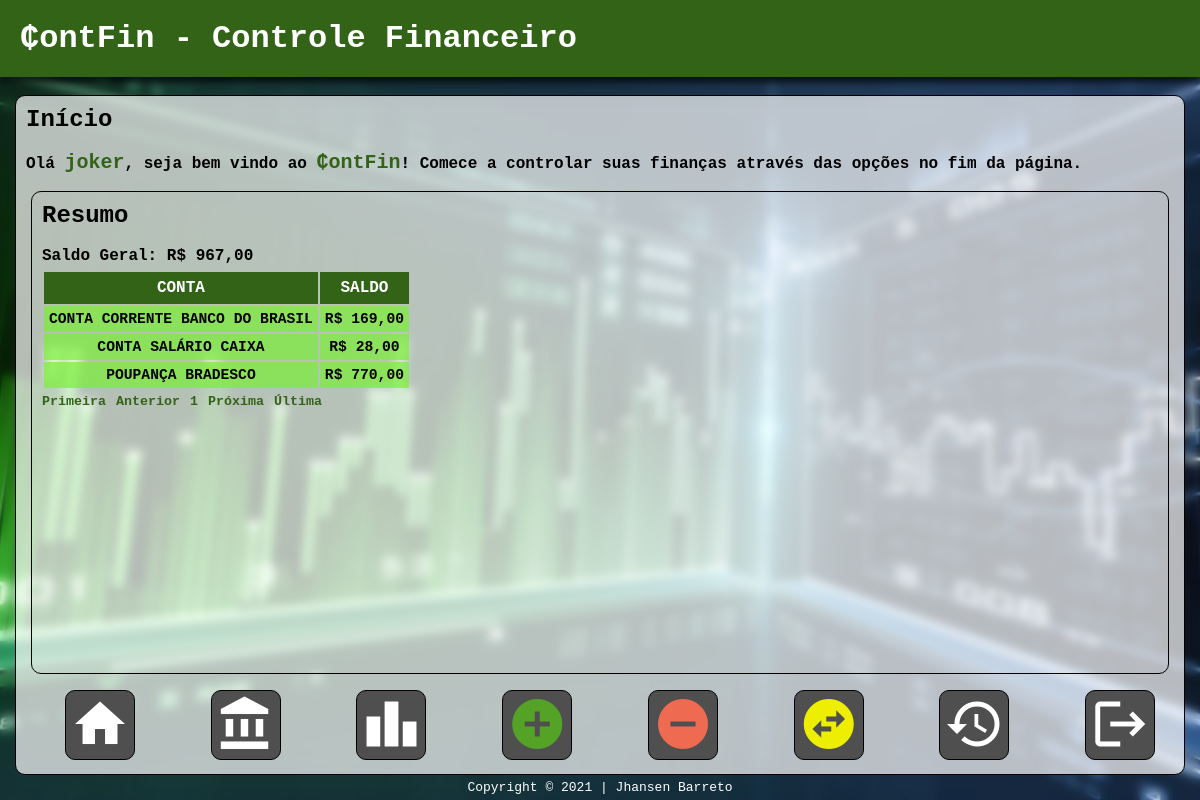
Screenshot of /home.php (signed in) with the database file from the repository.
### tables this page shows
CREATE TABLE IF NOT EXISTS `conta` (
  `id` int(11) NOT NULL AUTO_INCREMENT,
  `nome` varchar(40) NOT NULL,
  `saldo` double NOT NULL DEFAULT 0,
  `criado_em` datetime NOT NULL DEFAULT current_timestamp(),
  `usuario` int(11) NOT NULL,
  PRIMARY KEY (`id`),
  KEY `usuario` (`usuario`),
  CONSTRAINT `FK_conta_usuario` FOREIGN KEY (`usuario`) REFERENCES `usuario` (`id`)
);

### home.php (the view, shortened to what this page needs)
<!DOCTYPE html>
<html>
    <head>
        <link rel="stylesheet" type="text/css" href="css/index.css">
        <link rel="stylesheet" type="text/css" href="css/table.css">
    </head>
    <body>
        <?php
        $nome_user = $_SESSION['user'];
        ?>
        <div id="cabecalho">
            <h1>₵ontFin - Controle Financeiro</h1>
        </div>
        <div class="div-dashboard">
            <h2>Início</h2>
            <br/>
            Olá <label id="destaque"><?php echo $nome_user; ?></label>,
            seja bem vindo ao <label id="destaque">₵ontFin</label>! Comece a
            controlar suas finanças através das opções no fim da página.
            <br/>
            <br/>
            <div class="conteudo">
                <h2>Resumo</h2>
                <br/>
                <?php
                $con2 = conexaoBD();
                $sql2 = "SELECT saldo_geral('$nome_user') AS total";
                $stmt2 = $con2->prepare($sql2);
                $stmt2->execute();
                $saldo = $stmt2->fetch(PDO::FETCH_ASSOC);
                echo 'Saldo Geral: R$ ' . number_format($saldo["total"], 2, ',', '.');
                $con = conexaoBD();
                $sql = "CALL contas_por_user('$nome_user')";
                $stmt = $con->prepare($sql);
                $stmt->execute();
                ?>
                <table id="table" style="margin-top: 5px;">
                    <thead>
                        <tr>
                            <th class="th-table">CONTA</th>
                            <th class="th-table">SALDO</th>
                        </tr>
                    </thead>
                    <tbody>
                        <?php while ($resultado = $stmt->fetch(PDO::FETCH_ASSOC)) { ?>
                            <tr>
                                <td class="td-table">
                                    <?php echo $resultado["nome"]; ?>
                                </td>
                                <td class="td-table">
                                    <?php echo 'R$ ' . number_format($resultado["saldo"], 2, ',', '.'); ?>
                                </td>
                            </tr>
                        <?php } ?>
                    </tbody>
                </table>
            </div>
            <form method="POST" action="menu.php">
                <table id="menu" style="width: 100%">
                    <tr>
                        <td>
                            <button title="Início" name="home" class="menu-buttons" style="color: #FFF"><span class="material-icons">home</span></button>
                        </td>
                        <td>
                            <button title="Contas" name="contas" class="menu-buttons" style="color: #FFF"><span class="material-icons">account_balance</span></button>
                        </td>
                        <td>
                            <button title="Gráficos" name="grafico" class="menu-buttons" style="color: #FFF"><span class="material-icons">leaderboard</span></button>
                        </td>
                        <td>
                            <button title="Receitas" name="receitas" class="menu-buttons" style="color: #54A326"><span class="material-icons">add_circle</span></button>
                        </td>
                        <td>
                            <button title="Despesas" name="despesas" class="menu-buttons" style="color: #EE6A50"><span class="material-icons">remove_circle</span></button>
                        </td>
                        <td>
                            <button title="Transferências" name="transfer" class="menu-buttons" style="color: #EEEE00"><span class="material-icons">swap_horizontal_circle</span></button>
                        </td>
                        <td>
                            <button title="Histórico" name="hist" class="menu-buttons" style="color: #FFF"><span class="material-icons">history</span></button>
                        </td>
                        <td>
                            <button title="Sair" name="sair" class="menu-buttons" style="color: #FFF"><span class="material-icons">logout</span></button>
                        </td>
                    </tr>
                </table>
            </form>
        </div>
        <div id="footer">
            Copyright © 2021 | Jhansen Barreto
        </div>
    </body>
</html>

### css/index.css (style rules this page uses)
*, *:before, *:after { margin:0; padding:0; }
body { font-family: Courier New, monospace; font-weight: bold; height: 100vh; width: 100%; background: url(../img/backlogin.jpg) no-repeat center center fixed; -webkit-background-size: cover; -moz-background-size: cover; -o-background-size: cover; background-size: cover; backdrop-filter: blur(5px); overflow: hidden; }
#cabecalho { font-family: Courier New, monospace; width: 100%; background-color: #336317; box-shadow: rgba(0, 0, 0, 0.8) 0px 0px 20px 0px, rgba(0, 0, 0, .5) 0px 5px 5px 0px; margin: 0px; }
h1 { color: #FFF; padding: 20px; }
.div-dashboard { display: inline-block; border: 1px solid #000; border-radius: 10px; padding: 10px; background-color: rgba(255, 255, 255, .7); position: absolute; top: 95px; left: 15px; right: 15px; bottom: 25px; z-index: -999; }
#footer { position: absolute; bottom: 0; padding-bottom: 5px; width: 100%; text-align: center; color: #FFF; font-size: 13px; font-style: normal; font-weight: normal; }
#destaque { color: #336317; font-size: 15pt; }
.menu-buttons { width: 70px; height: 70px; border: 1px solid #000; border-radius: 10px; cursor: pointer; background-color: #4F4F4F; }
.menu-buttons span { font-size: 45pt; }
#menu { position: absolute; bottom: 12px; }
#menu td { text-align: center; }
.conteudo { position: absolute; top: 95px; left: 15px; right: 15px; bottom: 100px; border: 1px solid #000; border-radius: 10px; background-color: transparent; padding: 10px; }

### css/table.css (style rules this page uses)
.th-table { padding: 7px; background-color: #336317; color: white; }
.td-table { padding: 5px; font-size: 11pt; background-color: rgba(123, 240, 55, .7); text-align: center; }

### rows the page displays
conta: nome "CONTA CORRENTE BANCO DO BRASIL", saldo "169,00"
conta: nome "CONTA SALÁRIO CAIXA", saldo "28,00"
conta: nome "POUPANÇA BRADESCO", saldo "770,00"

### other values shown
$nome_user "joker"
$saldo["total"] "967,00"
